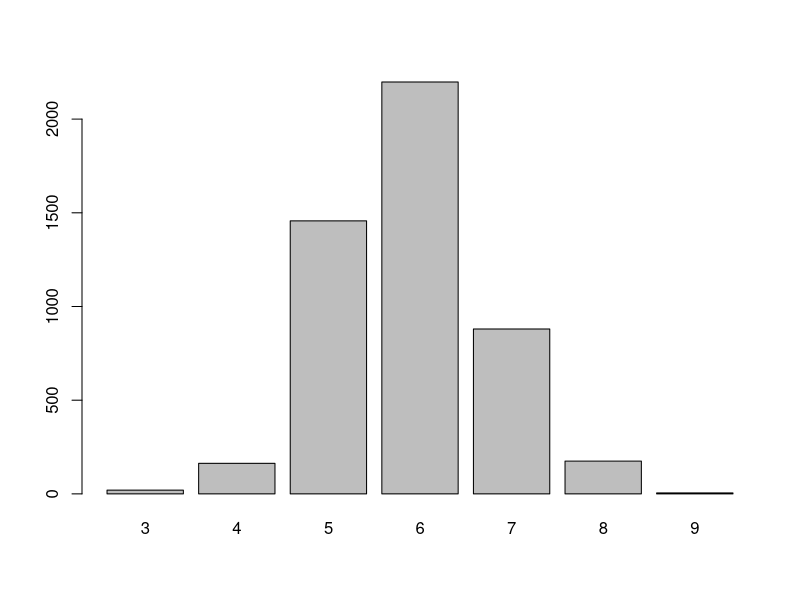
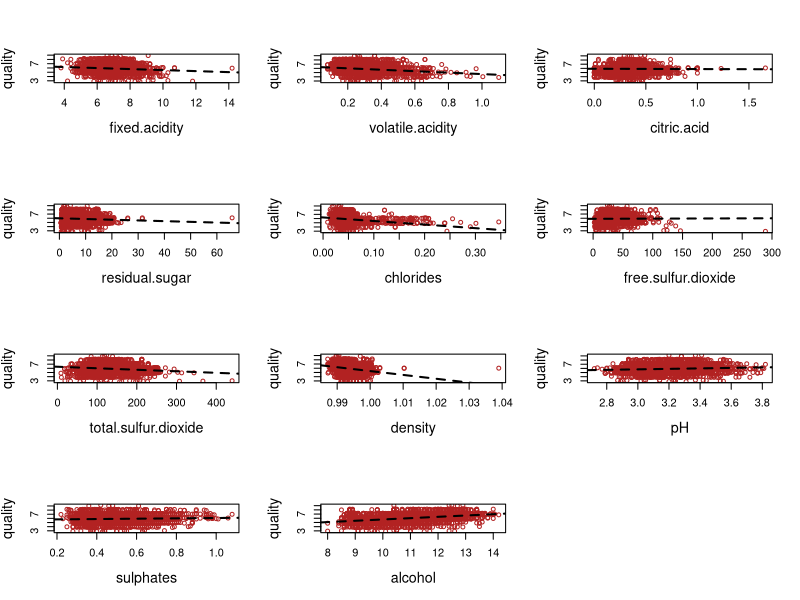
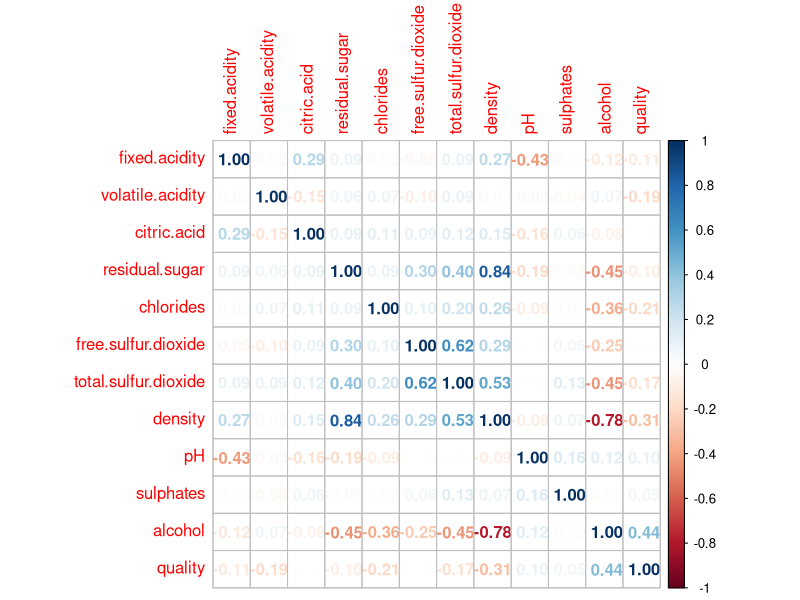

Here is the R script that generated these plots, in order:
setwd("C:/Users/Deepak/OneDrive/Desktop/CSUGlobal/MIS581 Capstone BI and DA/winequality")

Whitewine <- read.csv("WinequalityFormatted.csv", header = TRUE)

summary(Whitewine) #Shows summary of complete data set.

set.seed(10)
library(Hmisc)
library(caret)
library(corrplot)
library(randomForest)
#describe(Whitewine)
#dim(Whitewine) #Shows dimesion of dataset
Whitewine[1:20,1:5]  # shows 1 to 20th rows and 1th to 5th columns of data frame
str(Whitewine)
table(Whitewine$quality)
barplot(table(Whitewine$quality))

#Linear Regression line

par(mfrow = c(4,3))
for (i in c(1:11)) {
  plot(Whitewine[, i], jitter(Whitewine[, "quality"]), xlab = names(Whitewine)[i],
       ylab = "quality", col = "firebrick", cex = 0.8, cex.lab = 1.3)
  abline(lm(Whitewine[, "quality"] ~ Whitewine[ ,i]), lty = 2, lwd = 2)
}

#Correlation matrix

par(mfrow = c(1, 1))
cor.Whitewine <- cor(Whitewine)
corrplot(cor.Whitewine, method = 'number')

#classify all wines into bad, average, or good, depending on whether their quality -
#is less than, equal to, or greater than 6 respectively

Whitewine$taste <- ifelse(Whitewine$quality < 6, 'Bad', 'Good')
Whitewine$taste[Whitewine$quality == 6] <- 'Average'
Whitewine$taste <- as.factor(Whitewine$taste)
table(Whitewine$taste)

# Prepare training(60%) and testing(40%) dataset. 

set.seed(120)
rf <- sample(nrow(Whitewine), 0.6 * nrow(Whitewine))
train <- Whitewine[rf, ]
test <- Whitewine[-rf, ]

#Building the model.

model <- randomForest(taste ~ . - quality, data = train)
model
pred <- predict(model, newdata = test)
table(pred, test$taste)

#Testing the accuracy as follows:

(658 + 455 + 247) / nrow(test)
